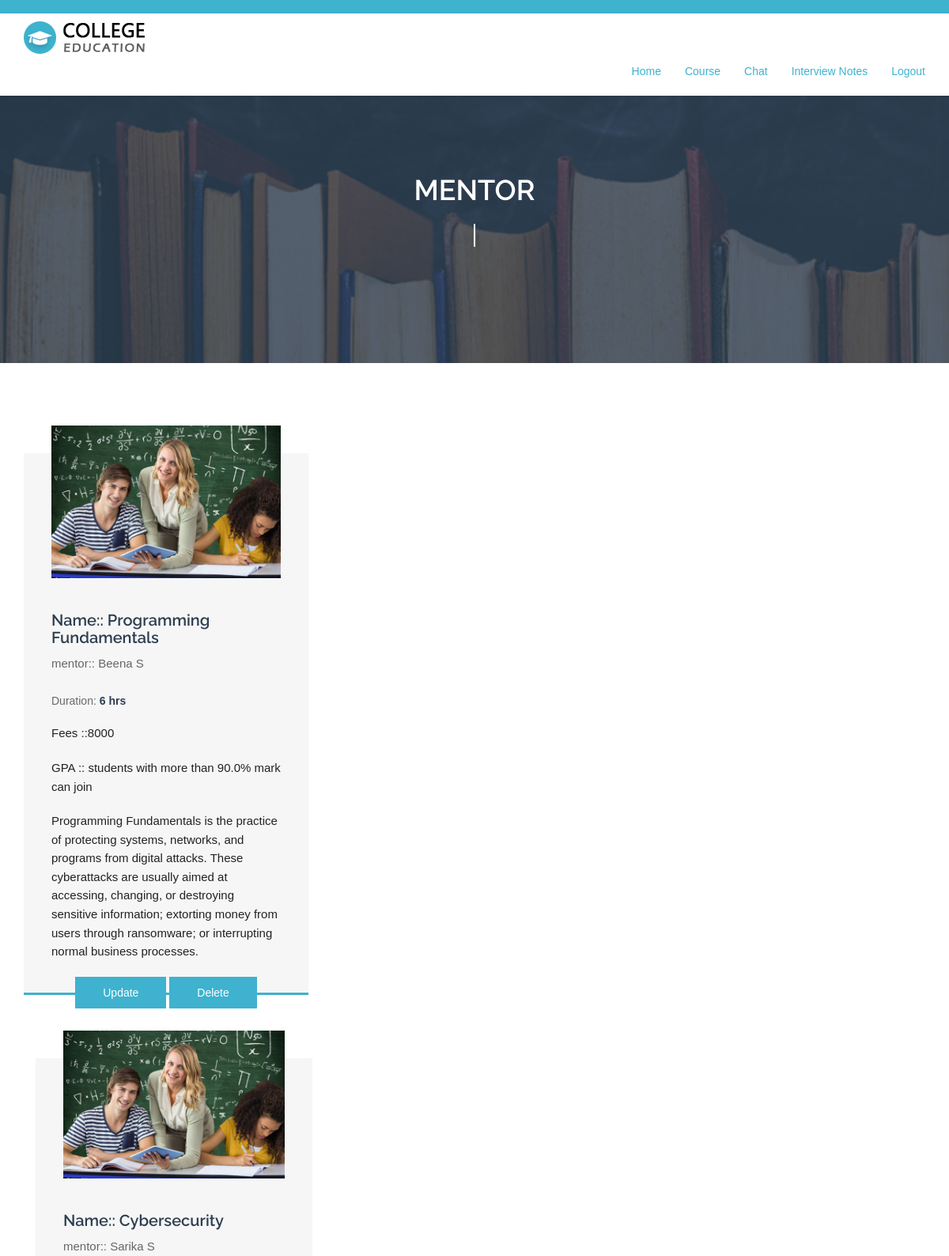
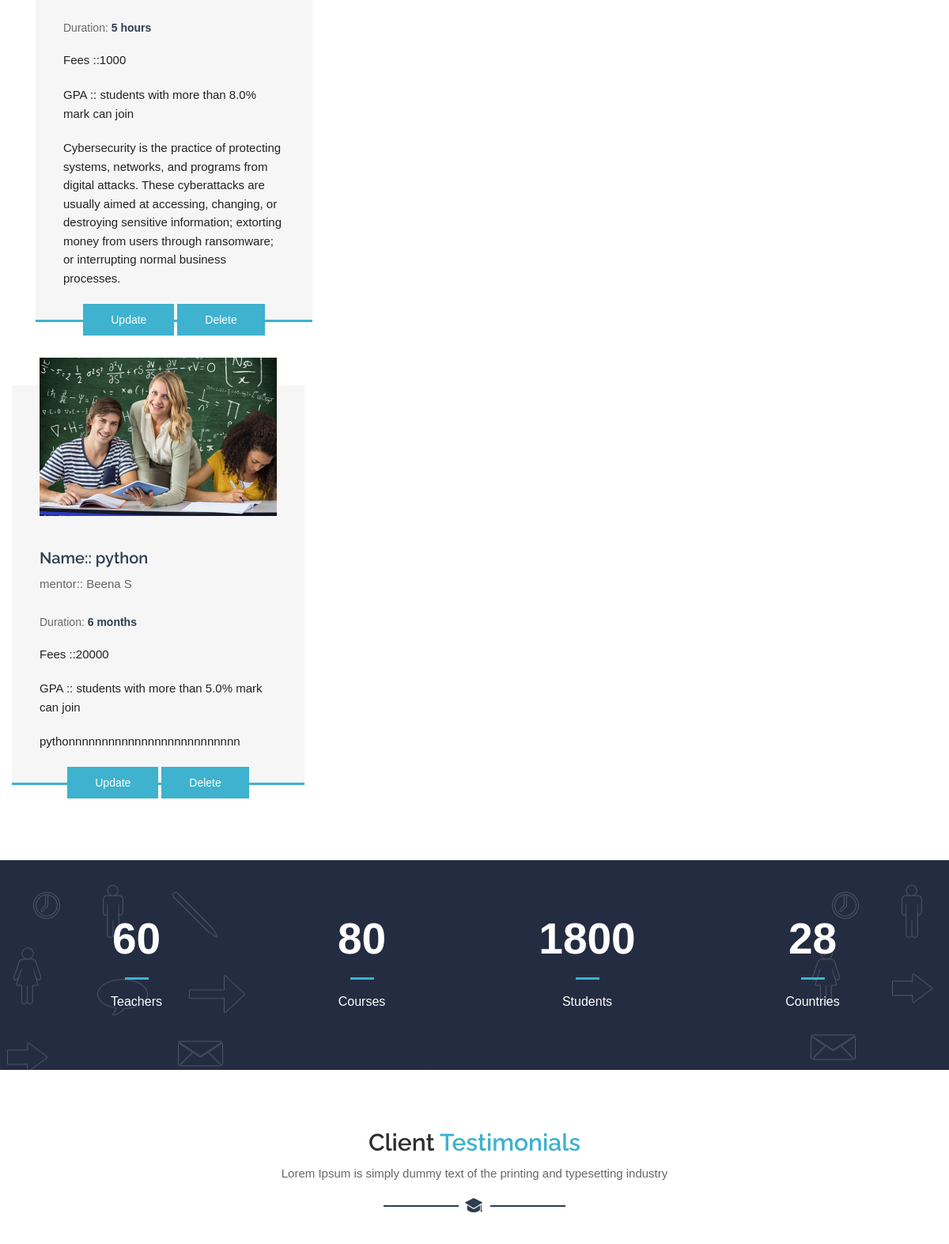
Screenshot of /view_Course (upper part) with the database file from the repository (2 pictures, top to bottom).
### myapp/models.py (models this page shows)
class Course(models.Model):
    mentor = models.ForeignKey(
        Mentor,
        on_delete=models.CASCADE,
        null=True
    )
    clg = models.ForeignKey(
        College,
        on_delete=models.CASCADE
    )
    name = models.CharField(max_length=50, null=True)
    duration = models.CharField(max_length=50, null=True)
    fees = models.CharField(max_length=50, null=True)
    details = models.CharField(max_length=100, null=True)
    gpa = models.FloatField(null=True)

class Mentor(models.Model):
    user = models.ForeignKey(Login, on_delete=models.CASCADE)
    clg = models.ForeignKey(College, on_delete=models.CASCADE)
    name = models.CharField(max_length=30, null=True)
    email = models.EmailField()
    password = models.CharField(max_length=30, null=True)
    qualification = models.CharField(max_length=30, null=True)
    phone = models.CharField(max_length=30, null=True)
    location = models.CharField(max_length=30, null=True)

### myapp/views.py (the view)
def view_Course(request):
    data = Course.objects.all()
    return render(
        request,
        "Mentor/view_Course.html",
        {"data": data}
    )

### templates/Mentor/view_Course.html (shortened to what this page needs)
{% extends 'Mentor/common.html' %}
{% load static %}
{% block content %}
<div class="inner-page-wrapper course-wrapper">
    <div class="container">
      <div class="row offset-top-40">
        {% for i in data %}
        <div class="col-sm-6 col-md-4">
          <div class="single-item">
            <div class="single-item-image overlay-effect"> <a href="#"><img src="images/courses-img1.jpg" alt=""></a> </div>
            <div class="single-item-text">
              <h4><a href="">Name:: {{i.name}}</a></h4>
              <p><a href="">mentor:: {{i.mentor.name}}</a></p>
              <div class="single-item-text-info"> <span>Duration: <span>{{i.duration}}</span></span> </div>
              <p>Fees ::{{i.fees}}</p>
              <p>GPA :: students with more than {{i.gpa}}% mark can join </p>
              <p>{{i.details}}</p>
            </div>
            <div class="button-bottom"> <a  href="/update?id={{i.id}}"  class="btn button-default">Update</a>
             <a  href="/delCourse?id={{i.id}}"  class="btn button-default">Delete</a>
            </div>
          </div>
        </div>
      </div>
  {% endfor %}
  {% endblock %}

### static/css/style.css (style rules this page uses)
* { margin: 0; padding: 0; }
body { font-family: 'Open Sans', sans-serif; font-size: 14px; line-height: 1.57143; font-weight: 400; color: #727272; }
h1, h2, h3, h4, h5, h6 { font-family: 'Raleway', sans-serif; margin-top: 0; }
a { color: #666666; transition: all 0.3s ease 0s; }
a, a:hover, a:active, a:focus { outline: none; text-decoration: none; }
.btn, .btn * { transition: all 0.3s ease 0s; }
.btn { border-width: 2px; margin-bottom: 7px; margin-top: 7px; padding: 7px 22px 9px; z-index: 1; }
.offset-top-40 { margin-top: 40px; }
.course-wrapper { margin: 0; padding: 55px 0 16px; width: 100%; float: left; }
.single-item-image a { display: inline-block; }
.single-item-image { overflow: hidden; position: relative; text-align: center; top: -35px; }
.single-item-image.overlay-effect img { width: 100%; }
.overlay-effect a { position: relative }
.overlay-effect a:before { background: rgba(45, 62, 80, 0.2) none repeat scroll 0 0; bottom: 0; content: ""; height: 100%; left: 0; opacity: 0; -ms-filter: "progid:DXImageTransform.Microsoft.Alpha(Opacity=0)"; filter: alpha(opacity=0); position: absolute; right: 0; width: 100%; }
.single-item { background: #f6f6f6 none repeat scroll 0 0; padding: 0 35px; -webkit-transition: all 0.3s ease 0s; transition: all 0.3s ease 0s; margin-bottom: 80px; }
.single-item-text h4 { font-size: 20px; padding-top: 7px; }
.single-item-text h4 a, .single-item-text h4 { color: #2d3e50; font-weight: 600; }
.single-item-text-info span { color: #696969; margin-right: 11px; }
.single-item-text-info span span { color: #2d3e50; font-weight: 600; }
.single-item-text > p { color: #222222; }
.single-item-text-info { margin-bottom: 18px; padding-top: 5px; }
.single-item .button-default { border-radius: 0; color: #fff; margin: 0; padding: 8px 33px; }
.button-bottom { margin-bottom: -19.5px; text-align: center; }
.inner-page-wrapper { padding: 50px 0; float: left; width: 100%; }
.inner-page-wrapper p { font-size: 15px; margin: 0 0 20px; }
.course-wrapper { padding: 74px 0 15px; }
body { font-family: Arial; }
* { box-sizing: border-box; }

### static/css/one.css (style rules this page uses)
.single-item .button-default { background: #3eb2ce; }
.single-item { border-bottom: 3px solid #3eb2ce; }

### rows the page displays
Course: name "Programming Fundamentals", mentor.name "Beena S", duration "6 hrs", fees "8000", gpa "90.0", details "Programming Fundamentals is the practice of protecting systems, networks, and programs from digital attacks. These cyberattacks are usually aimed at accessing, changing, or destroying sensitive information; extorting money from users through ransomware; or interrupting normal business processes."
Course: name "Cybersecurity", mentor.name "Sarika S", duration "5 hours", fees "1000", gpa "8.0", details "Cybersecurity is the practice of protecting systems, networks, and programs from digital attacks. These cyberattacks are usually aimed at accessing, changing, or destroying sensitive information; extorting money from users through ransomware; or interrupting normal business processes."
Course: name "python", mentor.name "Beena S", duration "6 months", fees "20000", gpa "5.0", details "pythonnnnnnnnnnnnnnnnnnnnnnnnnn"
